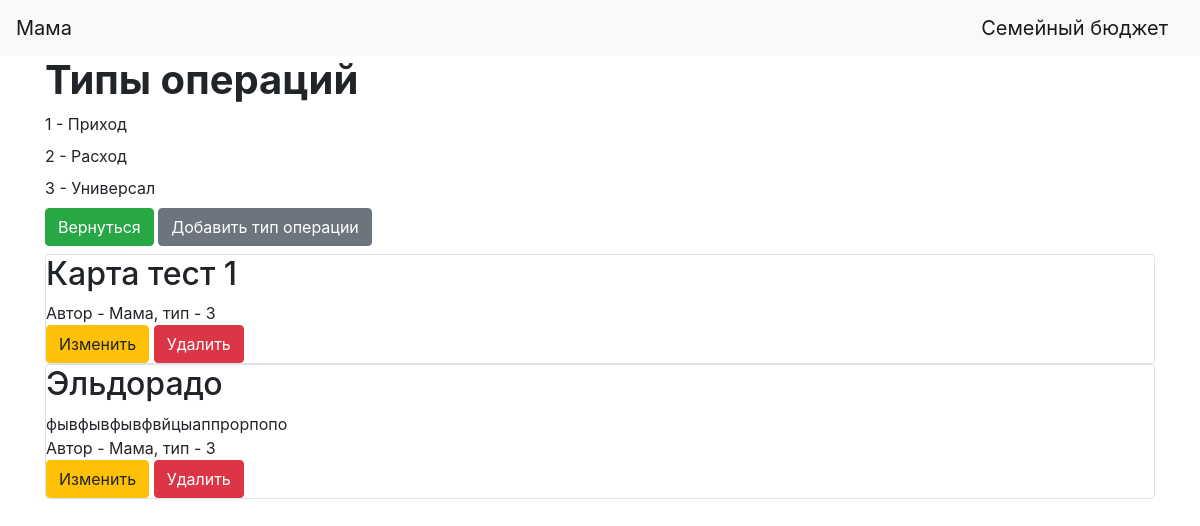
/type_operation_table (signed in), run on an earlier commit of the app's database.
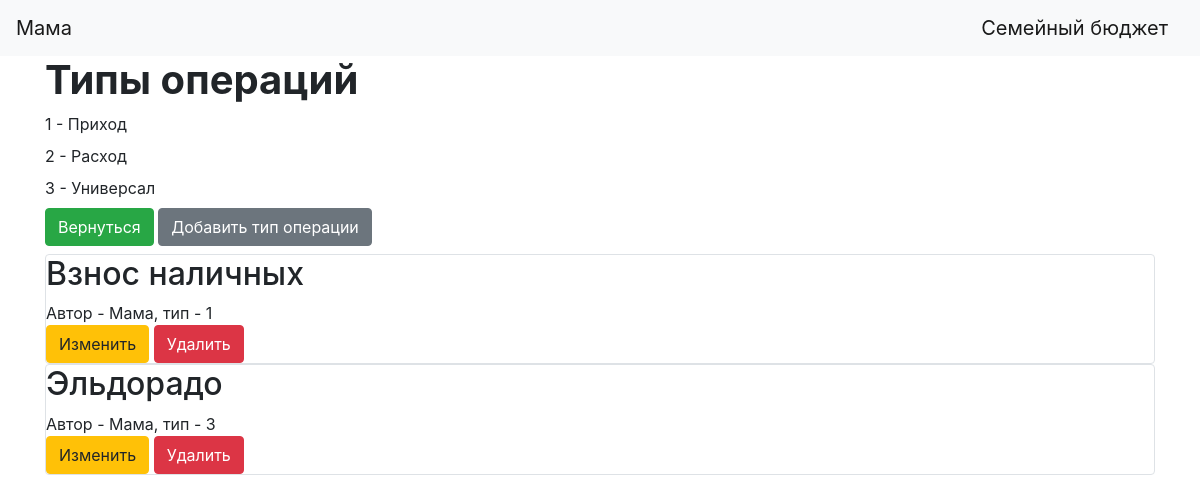
And on a later commit of the database.
### data/type_operations.py (models this page shows)
class Type_of_operation(SqlAlchemyBase):
    __tablename__ = 'type_of_operation'
    id = sqlalchemy.Column(sqlalchemy.Integer,
                           primary_key=True, autoincrement=True)
    title = sqlalchemy.Column(sqlalchemy.String, nullable=True)
    content = sqlalchemy.Column(sqlalchemy.String, nullable=True)
    type_operation = sqlalchemy.Column(sqlalchemy.Integer, nullable=True)
    user_id = sqlalchemy.Column(sqlalchemy.Integer,
                                sqlalchemy.ForeignKey("users.id"))
    user = orm.relation('User')

### data/users.py (models this page shows, shortened)
class User(SqlAlchemyBase, UserMixin):
    __tablename__ = 'users'
    id = sqlalchemy.Column(sqlalchemy.Integer,
                           primary_key=True, autoincrement=True)
    name = sqlalchemy.Column(sqlalchemy.String, nullable=True)
    email = sqlalchemy.Column(sqlalchemy.String,
                              index=True, unique=True, nullable=True)
    hashed_password = sqlalchemy.Column(sqlalchemy.String, nullable=True)
    created_date = sqlalchemy.Column(sqlalchemy.DateTime,
                                     default=datetime.datetime.now)
    cards = orm.relation("Cards", back_populates='user')
    type_of_operation = orm.relation('Type_of_operation', back_populates='user')
    owner_money = orm.relation("Owner_money", back_populates='user')
    resource = orm.relation("Resource", back_populates='user')
    operations = orm.relation('Operations', back_populates='user')

### main.py (the view)
@app.route('/type_operation_table')
def get_type_operation_table():
    db_sess = db_session.create_session()
    type_operation = db_sess.query(Type_of_operation).filter(Type_of_operation.user_id == current_user.id)
    return render_template("type_operation_table.html", type_operation=type_operation)

### data/db_session.py (called while the page is built)
def create_session() -> Session:
    global __factory
    return __factory()

### main.py (called while the page is built)
@login_manager.user_loader
def load_user(user_id):
    db_sess = db_session.create_session()
    return db_sess.query(User).get(user_id)

### templates/type_operation_table.html (shortened to what this page needs)
{% extends "base.html" %}
{% block content %}
<h1><b>Типы операций</b></h1>
<txt>1 - Приход</txt>
<txt>2 - Расход</txt>
<txt>3 - Универсал</txt>
<a href="/" class="btn btn-success">Вернуться</a>
<a href="type_operation" class="btn btn-secondary">Добавить тип операции</a>
{% for item in type_operation[::-1]%}
<div class="col-md6 border rounded">
    <h2>{{item.title}}</h2>
    <div>
        {{item.content}}
    </div>
    <div>
        Автор - {{item.user.name}}, тип - {{ item.type_operation }}
    </div>
    {% if current_user.is_authenticated and current_user == item.user %}
    <div>
        <a href="/type_operation/{{ item.id }}" class="btn btn-warning">
            Изменить
        </a>
        <a href="/type_operation_delete/{{ item.id }}" class="btn btn-danger">
            Удалить
        </a>
    </div>
{% endif %}
</div>
{% endfor %}
{% endblock %}

What changed in the data, as far as the page shows it:
changed Type_of_operation: title "Карта тест 1" → "Взнос наличных"; type_operation "3" → "1"
changed Type_of_operation "Эльдорадо": content "фывфывфывфвйцыаппрорпопо" → (not shown)
